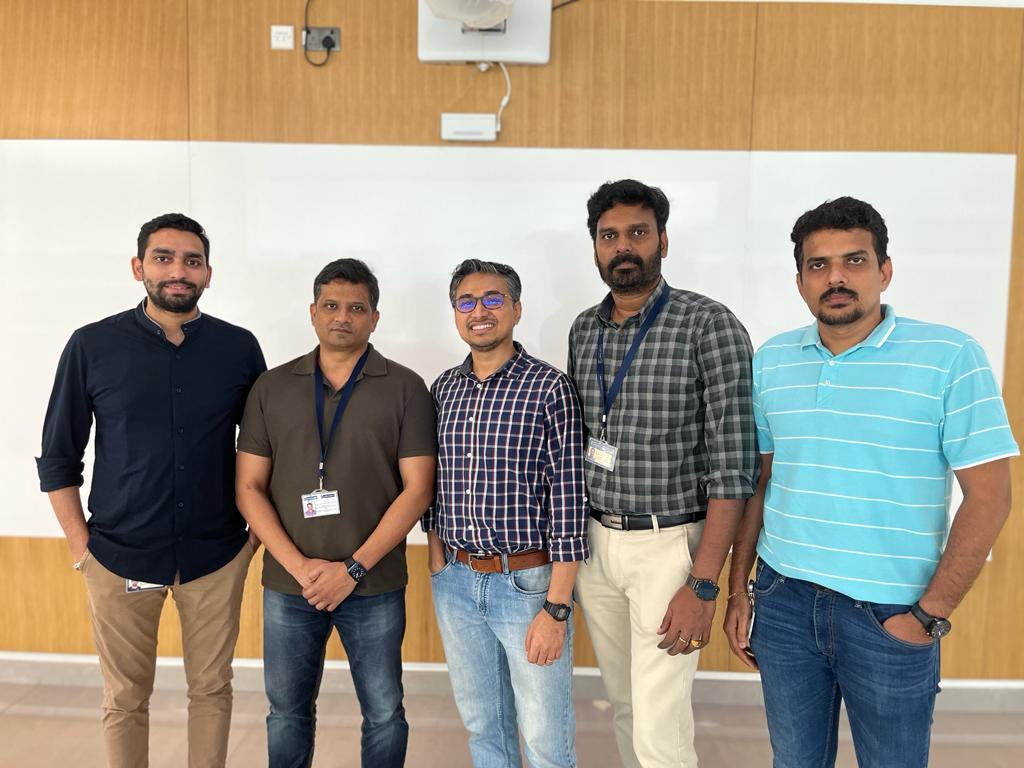
#> input picture data/images/team.jpeg, 1024 x 768 px, found by its file name
$ python face_image.py
#> lines starting #> are read from the running program, lines starting #| are printed output that depends on the picture; after the words box and inside, x2 and y2 are one past the last pixel; in counts of white or black regions, pixels touching at a corner belong together
# Developed by Viral Gohil
# import dependent libraries
import cv2
import matplotlib.pyplot as plt

# image path
imagePath = 'E:/Projects/Python/arch-drone/data/images/team.jpeg'

# read image from with OpenCV function
img = cv2.imread(imagePath)
#> img is the input picture: shape (768, 1024, 3); mean B, G, R 134.3, 149.8, 158.9

# print the dimension of image
img.shape

# convert the image into grayscale
gray_image = cv2.cvtColor(img, cv2.COLOR_BGR2GRAY)
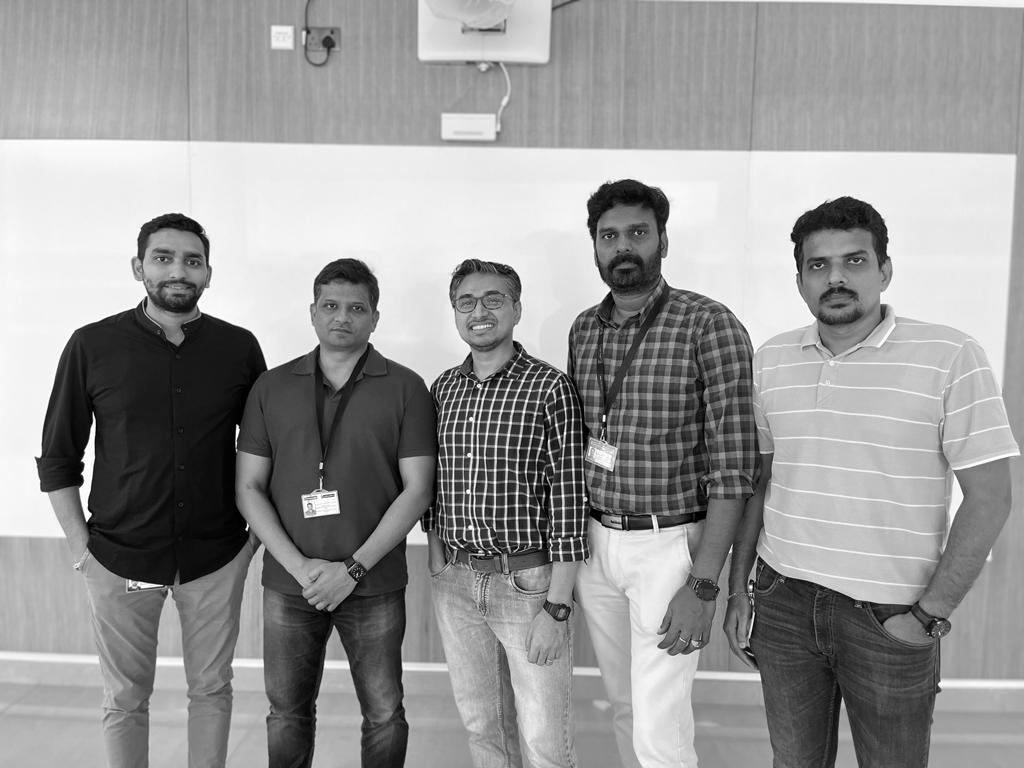
#> gray_image: shape (768, 1024); min 0, max 255, mean 150.7

# examine the dimension of image, it would now 2-dimension previously it was 3 dimension
gray_image.shape

# Load the image classifier which called cascade
face_classifier = cv2.CascadeClassifier(cv2.data.haarcascades + 'haarcascade_frontalface_default.xml')

# perform the actual facedetection
# detectMultiScale is use to identify different size of face
# gray_image convert 2 dimension image
# scaleFactor scale down the size of the input image to make it easier for the algorithm to detect larger faces.scale factor of 1.1, indicating that we want to reduce the image size by 10%
face = face_classifier.detectMultiScale(
    gray_image, scaleFactor=1.1, minNeighbors=5, minSize=(40, 40)
)
#> face = [[308, 282, 69, 69], [585, 203, 78, 78], [445, 272, 72, 72], [136, 228, 80, 80], [789, 227, 96, 96], [559, 683, 80, 80]]

# draw the bounty box around faces
for (x, y, w, h) in face:
    cv2.rectangle(img, (x, y), (x + w, y + h), (0, 255, 0), 4)
#> this loop made 6 passes
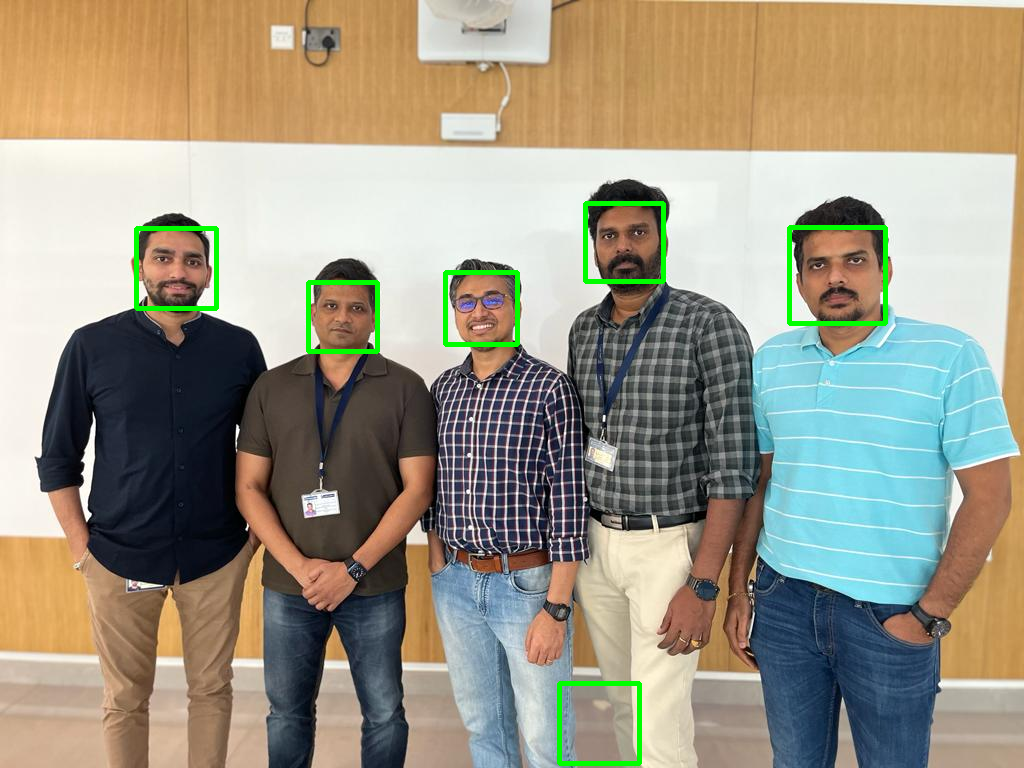
#> img: shape (768, 1024, 3); 1.2% of pixels changed, all inside (x1, y1, x2, y2) = (134, 201, 888, 766)

# prepare for displaying the image
img_rgb = cv2.cvtColor(img, cv2.COLOR_BGR2RGB)

# use matplotlib to display the image
plt.figure(figsize=(20, 10))
plt.imshow(img_rgb)
plt.axis('off')

$ run again, with data/images/20230904171345.jpg copied over data/images/team.jpeg
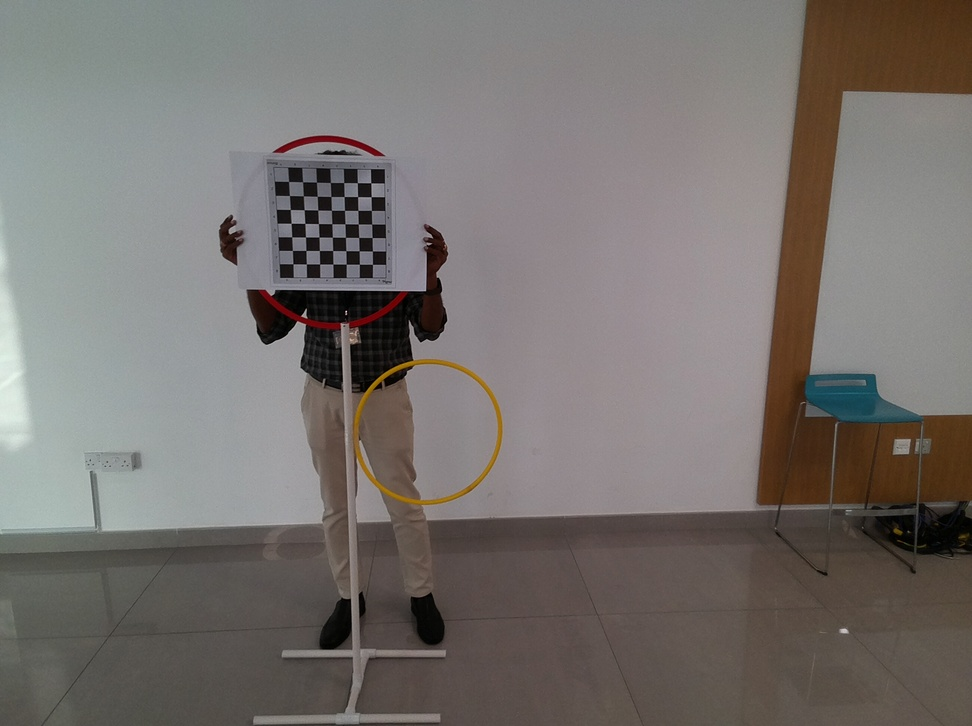
#> input picture data/images/20230904171345.jpg, 972 x 726 px, shrunk from 2592 x 1936 before the run, found by its file name
#> img is the input picture: shape (726, 972, 3); mean B, G, R 110.9, 114.2, 119.2
#> `gray_image = cv2.cvtColor(img, cv2.COLOR_BGR2GRAY)`:
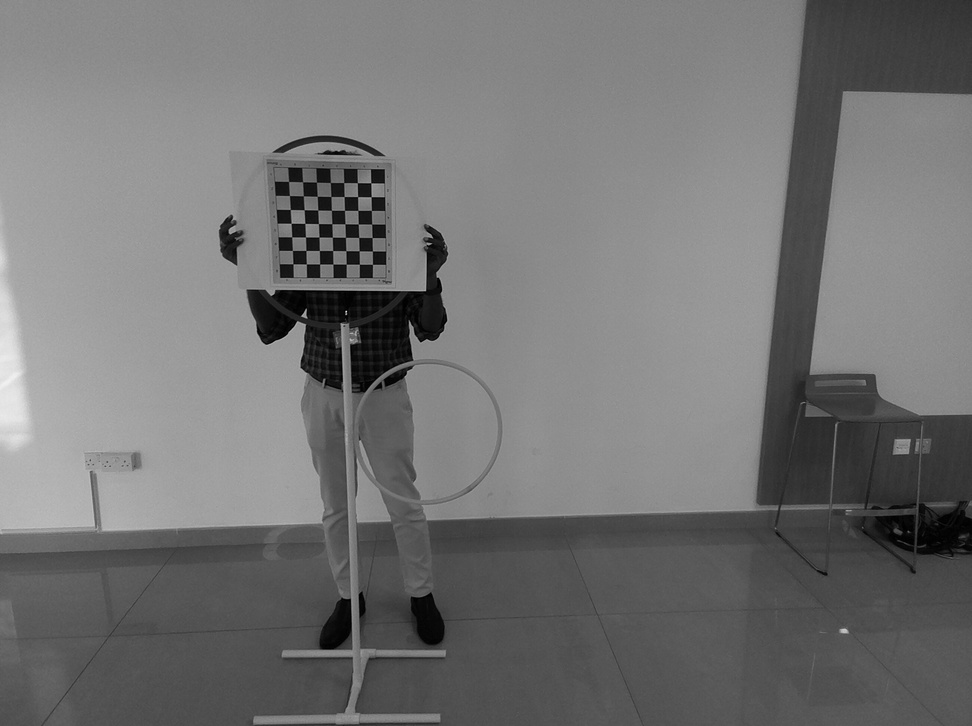
#> gray_image: shape (726, 972); min 0, max 241, mean 115.3
#> face = ()

$ run again, with data/images/20230904171403.jpg copied over data/images/team.jpeg
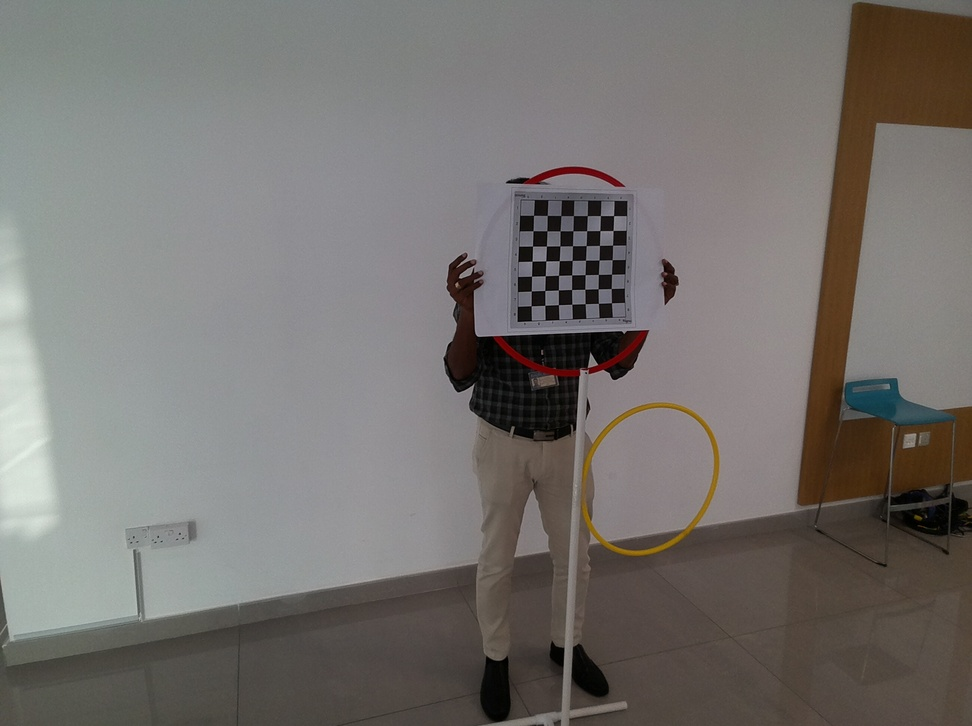
#> input picture data/images/20230904171403.jpg, 972 x 726 px, shrunk from 2592 x 1936 before the run, found by its file name
#> img is the input picture: shape (726, 972, 3); mean B, G, R 111.4, 114.5, 118.1
#> `gray_image = cv2.cvtColor(img, cv2.COLOR_BGR2GRAY)`:
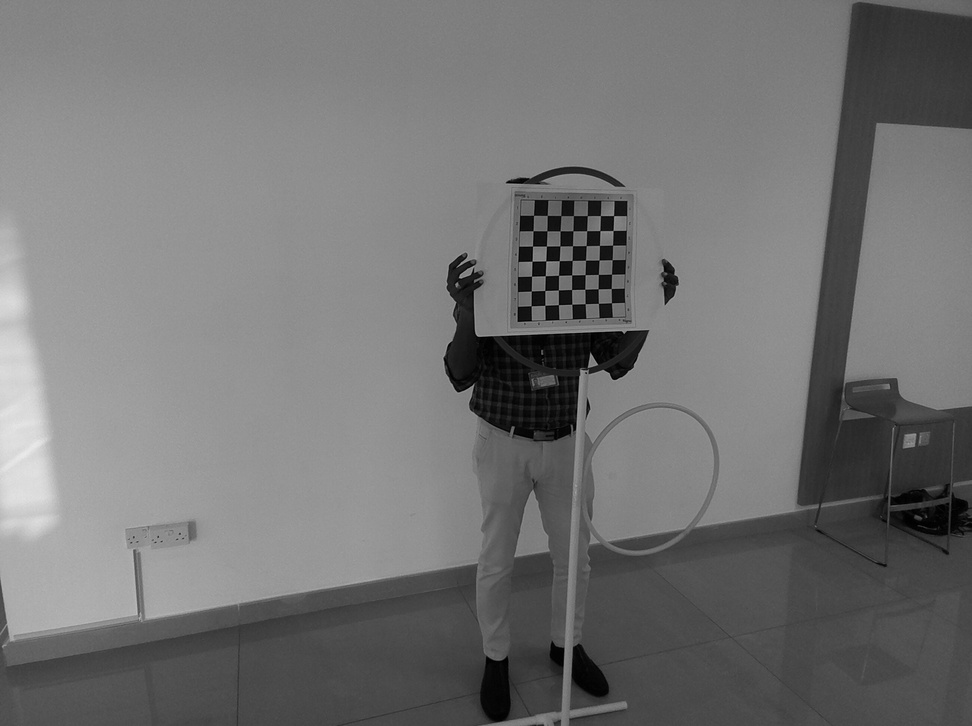
#> gray_image: shape (726, 972); min 0, max 234, mean 115.3
#> face = ()
